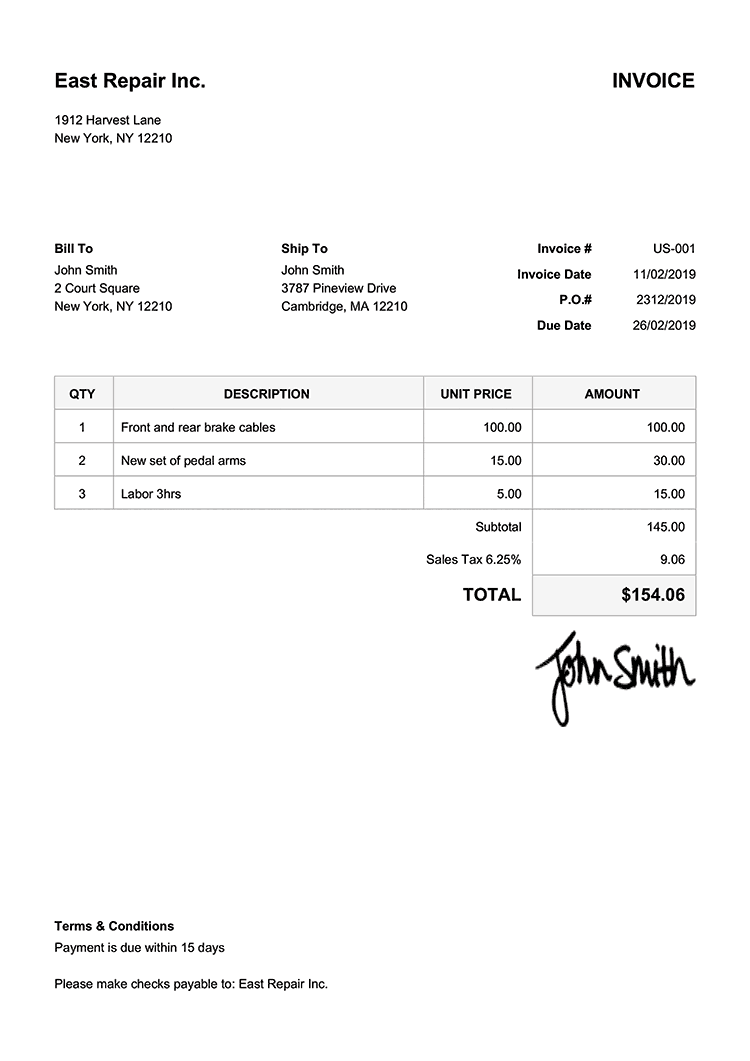
#> input picture imgs/invoice-input.png, 750 x 1061 px
$ jupyter execute --allow-errors ocr_tesseract.ipynb
#> lines starting #> are read from the running program, lines starting #| are printed output that depends on the picture; after the words box and inside, x2 and y2 are one past the last pixel; in counts of white or black regions, pixels touching at a corner belong together
#> further down, image is the input picture: shape (1061, 750, 3); mean B, G, R 249.2, 249.2, 249.3
# Tesseract OCR

Tesseract is an open source text recognition (OCR) Engine, available under the Apache 2.0 license. It can be used directly, or (for programmers) using an API to extract printed text from images. It supports a wide variety of languages. Tesseract doesn't have a built-in GUI, but there are several available from the 3rdParty page. Tesseract is compatible with many programming languages and frameworks through wrappers that can be found here. It can be used with the existing layout analysis to recognize text within a large document, or it can be used in conjunction with an external text detector to recognize text from an image of a single text line.

</img>

## Imports

[cell 1]
import re
import cv2
import numpy as np
import pytesseract
from pytesseract import Output
from matplotlib import pyplot as plt
from PIL import Image

[cell 2]
pytesseract.pytesseract.tesseract_cmd = r'C:\Program Files\Tesseract-OCR\tesseract.exe'

## Load Image

[cell 3]
img = 'imgs/invoice-input.png'

## Preprocessing

[cell 4]
# get grayscale image
def get_grayscale(image):
    return cv2.cvtColor(image, cv2.COLOR_BGR2GRAY)

# noise removal
def remove_noise(image):
    return cv2.medianBlur(image,5)

#thresholding
def thresholding(image):
    return cv2.threshold(image, 0, 255, cv2.THRESH_BINARY + cv2.THRESH_OTSU)[1]
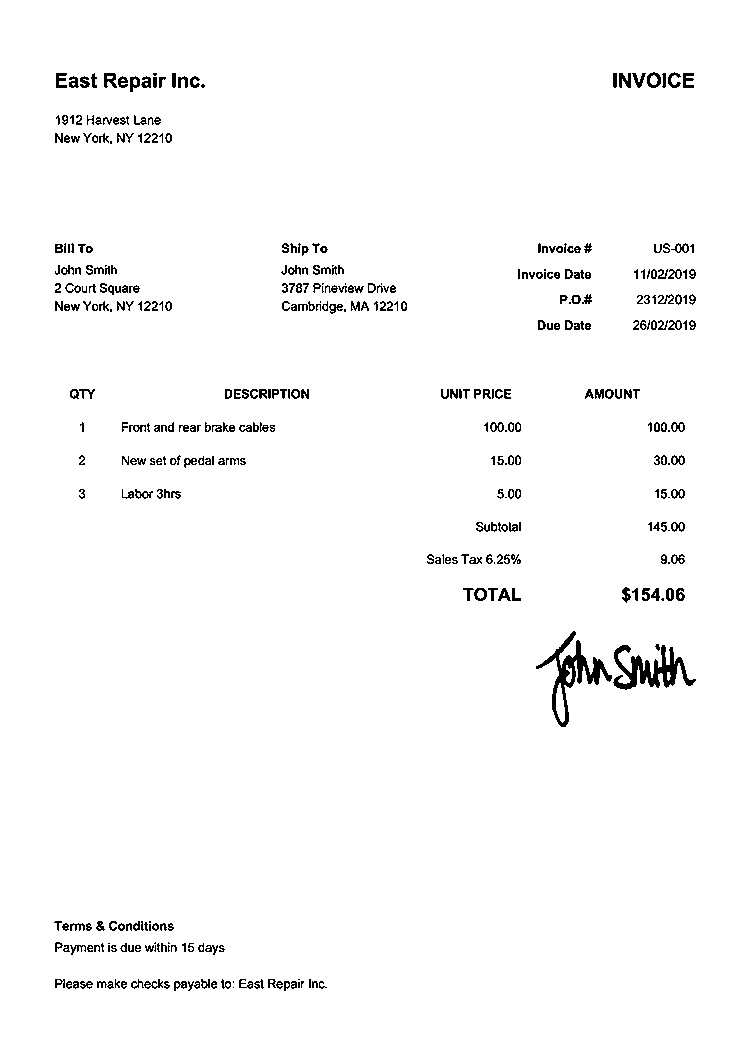
#> returned value: shape (1061, 750); 97.8% white; black in thin lines or dots, all inside (x1, y1, x2, y2) = (54, 72, 696, 991)

#dilation
def dilate(image):
    kernel = np.ones((5,5),np.uint8)
    return cv2.dilate(image, kernel, iterations = 1)

#erosion
def erode(image):
    kernel = np.ones((5,5),np.uint8)
    return cv2.erode(image, kernel, iterations = 1)

#opening - erosion followed by dilation
def opening(image):
    kernel = np.ones((5,5),np.uint8)
    return cv2.morphologyEx(image, cv2.MORPH_OPEN, kernel)
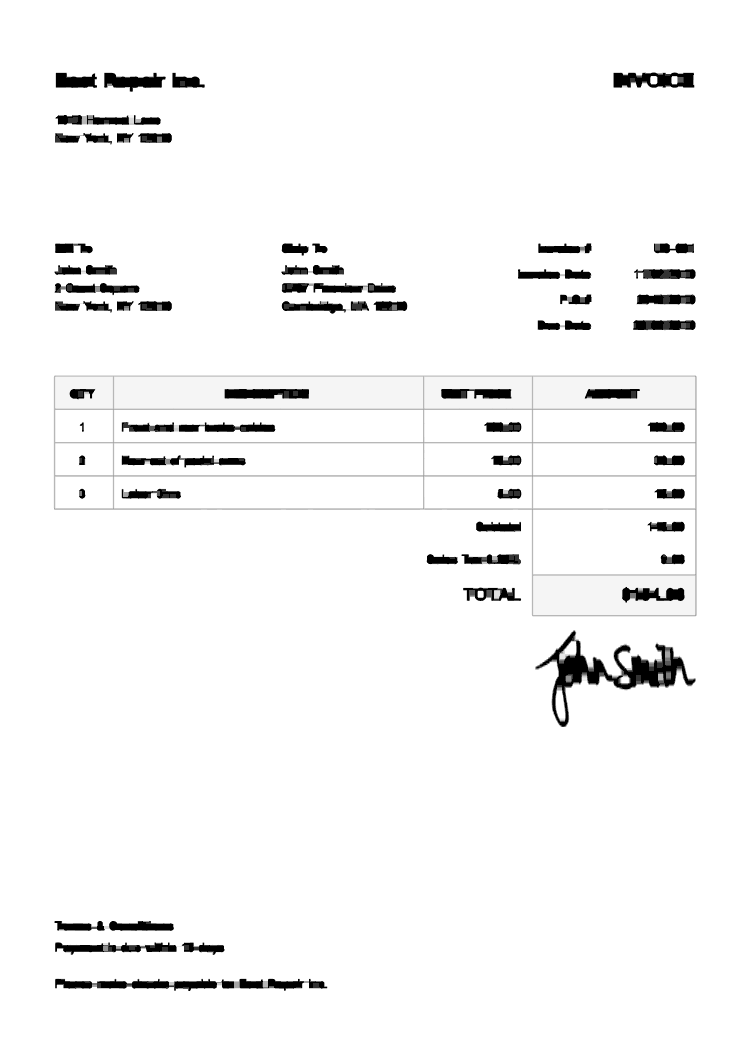
#> returned value: shape (1061, 750); min 0, max 255, mean 245.8

#canny edge detection
def canny(image):
    return cv2.Canny(image, 100, 200)
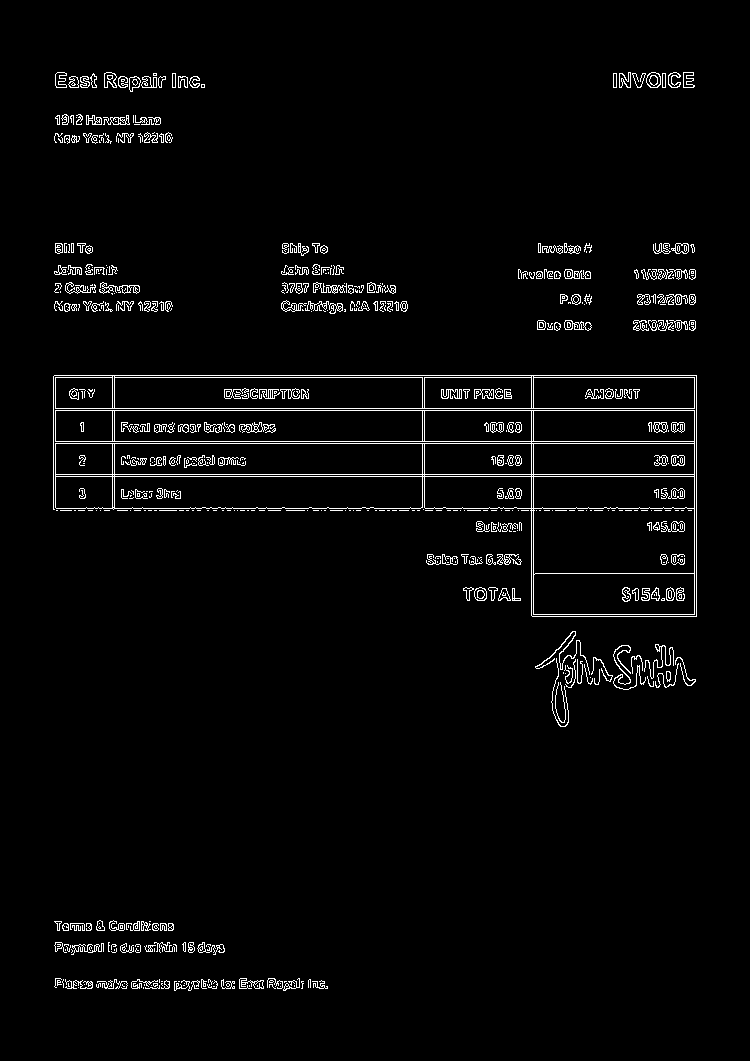
#> returned value: shape (1061, 750); 2.9% white in thin lines or dots, all inside (x1, y1, x2, y2) = (53, 72, 697, 991)

#skew correction
def deskew(image):
    coords = np.column_stack(np.where(image > 0))
    angle = cv2.minAreaRect(coords)[-1]
    if angle < -45:
        angle = -(90 + angle)
    else:
        angle = -angle
    (h, w) = image.shape[:2]
    center = (w // 2, h // 2)
    M = cv2.getRotationMatrix2D(center, angle, 1.0)
    rotated = cv2.warpAffine(image, M, (w, h), flags=cv2.INTER_CUBIC, borderMode=cv2.BORDER_REPLICATE)
    return rotated

#template matching
def match_template(image, template):
    return cv2.matchTemplate(image, template, cv2.TM_CCOEFF_NORMED)

### Before Preprocessing

[cell 5]
# read image
image = cv2.imread(img)
# change dimensions
plt.figure(figsize=(10, 8))
# display
plt.imshow(image)

### After Preprocessing

[cell 6]
# preprocess
gray = get_grayscale(image)
thresh = thresholding(gray)
opening = opening(gray)
canny = canny(gray)

[cell 7]
images = {'gray': gray,
          'thresh': thresh,
          'opening': opening,
          'canny': canny}

[cell 8]
fig = plt.figure(figsize=(13,13))
ax = []

rows = 2
columns = 2
keys = list(images.keys())
#> keys = ['gray', 'thresh', 'opening', 'canny']
for i in range(rows*columns):
    ax.append( fig.add_subplot(rows, columns, i+1) )
    ax[-1].set_title('AUREBESH - ' + keys[i])
    plt.imshow(images[keys[i]], cmap='gray')
#> after the loop, ax = 4 items
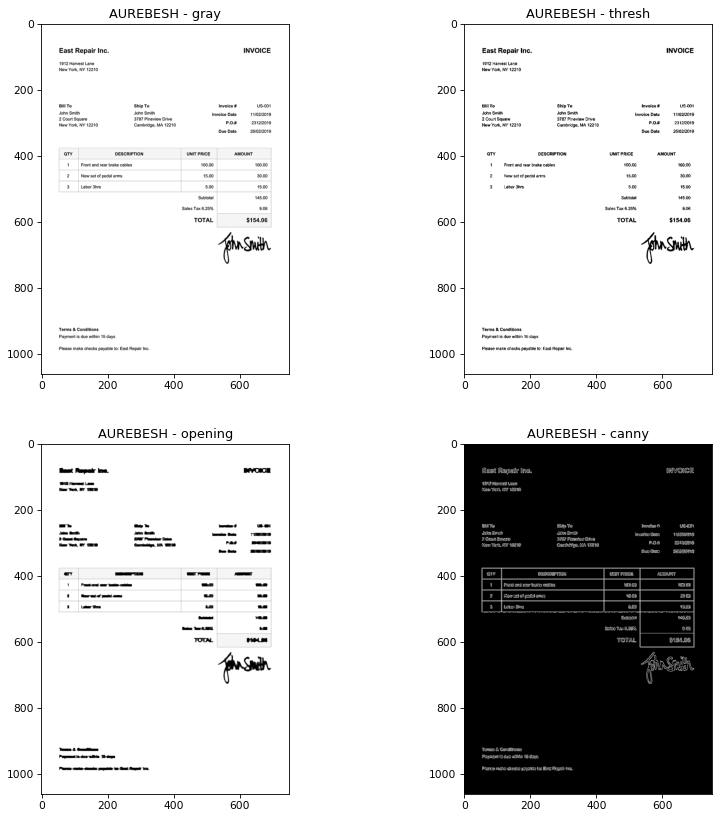
#> figure drawn by matplotlib, 4 panels

## Extract Text

[cell 9]
custom_config = r'--oem 3 --psm 6'
print('-----------------------------------------')
print('TESSERACT OUTPUT --> ORIGINAL IMAGE')
print('-----------------------------------------')
print(pytesseract.image_to_string(image, config=custom_config))
#> (this line was passed over: pytesseract is not available in this run)
print('\n-----------------------------------------')
print('TESSERACT OUTPUT --> THRESHOLDED IMAGE')
print('-----------------------------------------')
print(pytesseract.image_to_string(image, config=custom_config))
#> (this line was passed over: pytesseract is not available in this run)
print('\n-----------------------------------------')
print('TESSERACT OUTPUT --> OPENED IMAGE')
print('-----------------------------------------')
print(pytesseract.image_to_string(image, config=custom_config))
#> (this line was passed over: pytesseract is not available in this run)
print('\n-----------------------------------------')
print('TESSERACT OUTPUT --> CANNY EDGE IMAGE')
print('-----------------------------------------')
print(pytesseract.image_to_string(image, config=custom_config))
#> (this line was passed over: pytesseract is not available in this run)

## Drawing Bounding Boxes around Text

### Drawing Boxes around each Character
This is done with the function `image_to_boxes()`.

[cell 10]
image = cv2.imread('imgs/invoice-input.png')
h, w, c = image.shape
#> h = 1061; w = 750; c = 3
#> (the rest of this cell did not finish here and is left out)
